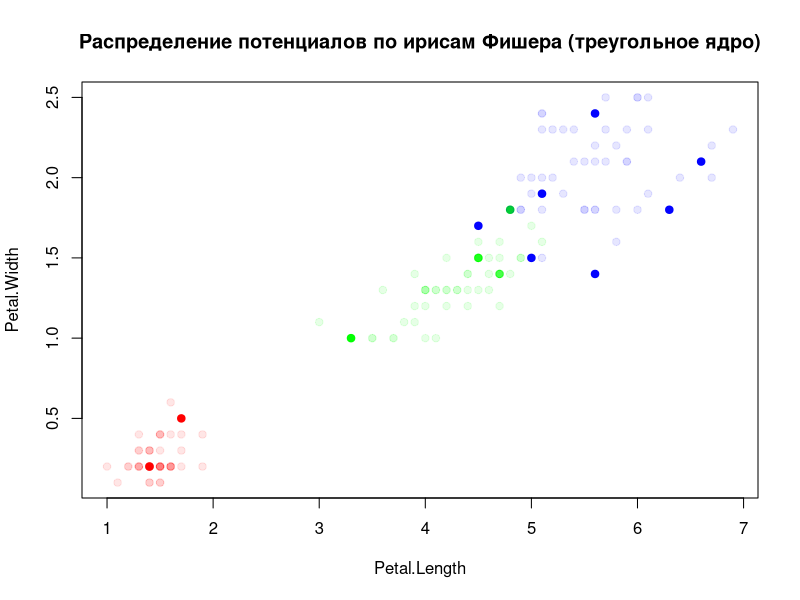

This figure's R source:
#метрика
EM <- function (u, v) {
  return(sqrt(sum((u - v) ^ 2)))
}

#функция, возвращающая отсортированный массив расстояний от классифицируемого объекта до элементов обучающей выборки
ruler <- function(z, feature_matrix, metric_function = EM) {
  l <- dim(feature_matrix)[1]
  n <- dim(feature_matrix)[2]
  distances <- matrix(NA, length(feature_matrix[,1]), 2)
  for(i in 1:l) {
    distances[i,] <- c(i, metric_function(feature_matrix[i,1:n], z))
  }
  distances <- distances[order(distances[,2]),]
  return(distances)
}

epan <- function (x) {
  return (3/4 * (1 - x ^ 2) * (abs(x) <= 1))
}

quar <- function (x) {
  return (15/16 * (1 - x ^ 2) ^ 2 * (abs(x) <= 1))
}

tria <- function (x) {
  return ((1 - abs(x)) * (abs(x) <= 1))
}

gaus <- function (x) {
  return ((2 * pi) ^ (-1/2) * exp(1) ^ (-1/2 * x ^ 2))
}

rect <- function (x) {
  return (1/2 * (abs(x) <= 1))
}

poten <- function(feature_matrix, labels, z, core, h, gamma) {
  l <- dim(feature_matrix)[1]
  cnt <- c("setosa" = 0, "versicolor" = 0, "virginica" = 0)
  for (i in 1:l) {
    distance <- EM(z, feature_matrix[i,])
    if (distance <= h[i]) {
      cnt[labels[i]] <- cnt[labels[i]] + gamma[i] * core(distance / h[i])
    }
  }
  if(cnt["setosa"] != 0 | cnt["versicolor"] != 0 | cnt["virginica"] != 0) {
    return(which.max(cnt))
  } else {
    return(0)
  }
}


gamma_set <- function(feature_matrix, labels, core, eps) {
  l <- dim(feature_matrix)[1]
  gamma <- rep(0, l)
  h <- rep(0.4, l)
  loo <- eps + 1
  cnt <- 0
  prev_loo <- eps + 1
  while(loo >= eps & cnt < 5) {
    loo <- 0
    for (i in 1:l){
      pot <- poten(feature_matrix[-i,], labels[-i], feature_matrix[i,], core, h, gamma)
      if (as.integer(pot) != as.integer(labels[i])) {
        gamma[i] <- gamma[i] + 1
        loo <- loo + 1
      }
    }
    if (loo < prev_loo) {
      prev_loo <- loo
    } else {
      cnt <- cnt + 1
    }
  }
  return (gamma)
}

gamma <- gamma_set(iris[,3:4], iris[,5], gaus, 10)

#gamma <- read.csv("gamma.txt", header = TRUE, sep = ",", quote = "\"", dec = ".", fill = TRUE, comment.char = "")
#l <- length(gamma[,1])
#tmp <- vector()
#for (i in 1:l){
#  tmp[i] <- gamma[i, 1]
#}
#gamma <- tmp

#l <- dim(iris)[1]
#err <- 0
#h  <- rep(0, 150)
#for (i in 1:l) {
#  features <- iris[-i, 3:4]
#  labels <- iris[-i, 5]
#  if(as.integer(poten(features, labels, iris[i, 3:4], tria, h, gamma)) != as.integer(iris[i, 5])) {
#    err <- err + 1
#  }
#}
#err

tmp_colors <- vector()
l <- dim(iris)[1]
prev_Setosa <- 0
prev_Versicolor <- 0
prev_Virginica <- 0
for (i in 1:l) {
  if (i <= 50) {
    if(gamma[i] > prev_Setosa) {
      prev_Setosa <- gamma[i]
    }
  } else if (i <= 100) {
    if (gamma[i] > prev_Versicolor) {
      prev_Versicolor <- gamma[i]
    }
  } else {
    if (gamma[i] > prev_Virginica) {
      prev_Virginica <- gamma[i]
    }
  }
}

for (i in 1:l) {
  if (i <= 50) {
    alpha <- 255 %/% prev_Setosa * gamma[i]
    if (gamma[i] == 0) {
      alpha <- alpha + 25
    }
    tmp_colors[i] <- rgb(255, 0,0, alpha,,255)
  } else if (i <= 100) {
    alpha <- 255 %/% prev_Versicolor * gamma[i]
    if (gamma[i] == 0) {
      alpha <- alpha + 25
    }
    tmp_colors[i] <- rgb(0, 255,0, alpha,,255)
  } else {
    alpha <- 255 %/% prev_Virginica * gamma[i]
    if (gamma[i] == 0) {
      alpha <- alpha + 25
    }
    tmp_colors[i] <- rgb(0, 0,255, alpha,,255)
  }
}
plot(iris[,3:4], pch = 21, bg = tmp_colors, col = tmp_colors, xlab = "Petal.Length", ylab = "Petal.Width", main = "Распределение потенциалов по ирисам Фишера (треугольное ядро)")
#
#
#colors <- c("setosa" = "red", "versicolor" = "green3", "virginica" = "blue")
#
#deltaX <- 0.1
#deltaY <- 0.1
#coords <- matrix(0, 0, 3)
#index <- 1
#x <- min(iris$Petal.Length)
#y <- min(iris$Petal.Width)
#while (x <= max(iris$Petal.Length)) {
#  if (x == max(iris$Petal.Length)) print("+")
#  y <- min(iris$Petal.Width)
#  while (y <= max(iris$Petal.Width)) {
#      class <- poten(iris[, 3:4], iris[, 5], c(x, y), epan, h, gamma)
#      points(x, y, bg = colors[class], col = colors[class])
#    y <- y + deltaY
#  }
#  x <- x + deltaX
#}
#
#x <- max(iris$Petal.Length)
#y <- min(iris$Petal.Width)
#while (y <= max(iris$Petal.Width)) {
#  class <- poten(iris[, 3:4], iris[, 5], c(x, y), epan, h, gamma)
#  points(x, y, bg = colors[class], col = colors[class])
#  y <- y + deltaY
#}
#
#x <- min(iris$Petal.Lengt)
#y <- max(iris$Petal.Width)
#while (x <= max(iris$Petal.Length)) {
#  class <- poten(iris[, 3:4], iris[, 5], c(x, y), epan, h, gamma)
#  points(x, y, bg = colors[class], col = colors[class])
#  x <- x + deltaX
#}